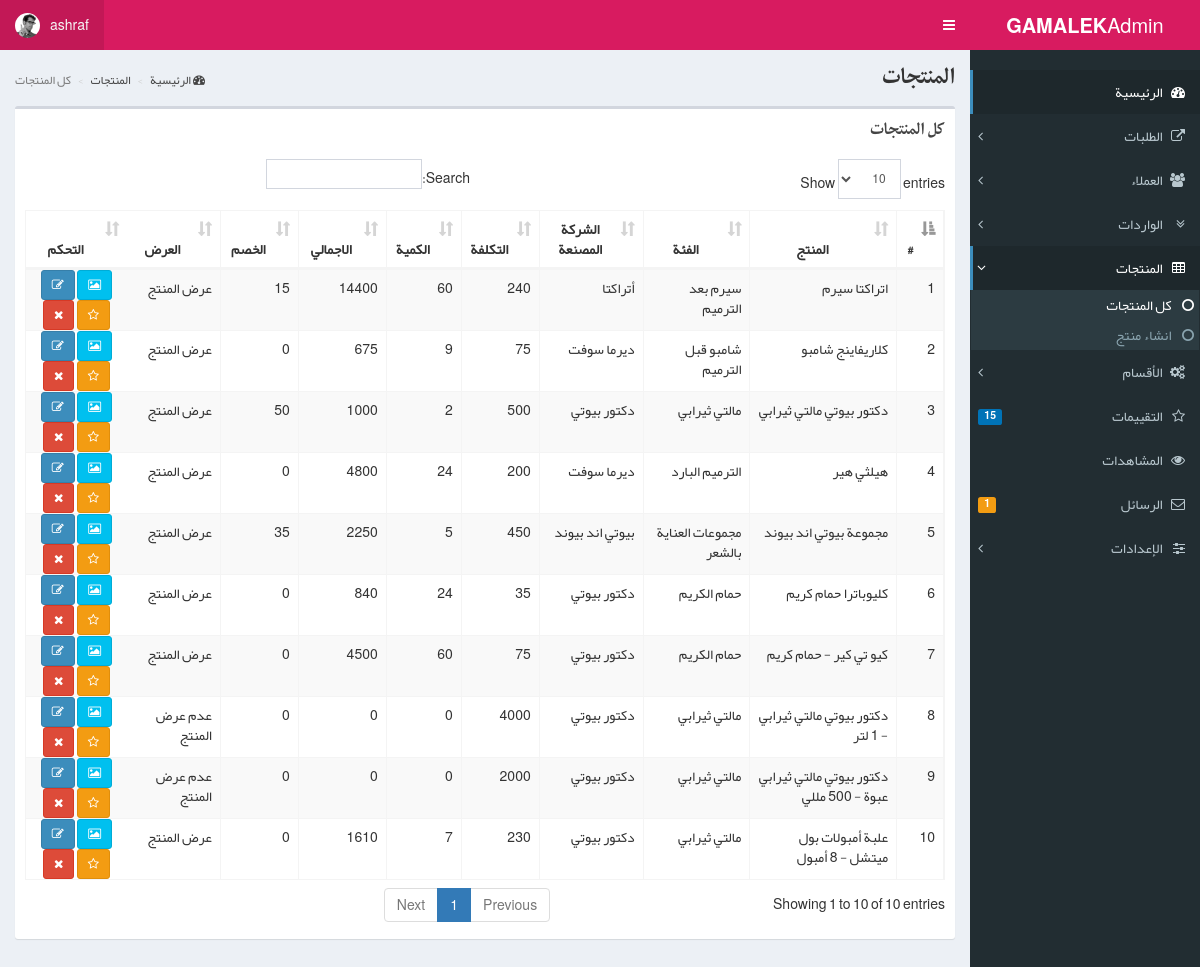
/admin/products.php (signed in), run on the app's committed database.
### tables this page shows
CREATE TABLE `products` (
  `id` int(11) NOT NULL,
  `name` varchar(100) NOT NULL,
  `category_id` int(11) NOT NULL,
  `manufacturer_id` int(11) NOT NULL,
  `cost` int(11) NOT NULL,
  `amount` int(11) NOT NULL,
  `size` int(11) NOT NULL,
  `total_cost` int(11) NOT NULL,
  `discount` int(11) NOT NULL,
  `description` text DEFAULT NULL,
  `online` tinyint(4) NOT NULL DEFAULT 1,
  `views` int(11) NOT NULL DEFAULT 0,
  `created` datetime NOT NULL,
  `created_by` int(11) NOT NULL,
  `updated` datetime NOT NULL,
  `updated_by` int(11) NOT NULL
);

CREATE TABLE `categories` (
  `id` int(11) NOT NULL,
  `name` varchar(250) NOT NULL,
  `parent_id` int(11) NOT NULL DEFAULT 0,
  `created` datetime NOT NULL,
  `created_by` int(11) NOT NULL,
  `updated` datetime NOT NULL,
  `updated_by` int(11) NOT NULL
);

CREATE TABLE `manufacturer` (
  `id` int(11) NOT NULL,
  `name` varchar(100) NOT NULL,
  `image` varchar(150) DEFAULT NULL,
  `created` datetime NOT NULL,
  `created_by` int(11) NOT NULL,
  `updated` datetime NOT NULL,
  `updated_by` int(11) NOT NULL
);

### admin/products.php (the view, shortened to what this page needs)
<?php include_once 'header.php';
if(isset($_GET['category'])){
    $select = $db->prepare("select p.id id,p.name name,p.category_id category_id,p.cost cost,p.amount amount,p.cost*p.amount total,p.discount discount,p.online online,p.created created,c.name category,ca.id main_id,ca.name main_category,m.name manufacturer from products p inner join categories c on p.category_id = c.id inner join categories ca on c.parent_id = ca.id left join manufacturer m on p.manufacturer_id = m.id where p.category_id = ?");
    $select->execute([$_GET['category']]);
}else{
    $select = $db->prepare("select p.id id,p.name name,p.category_id category_id,p.cost cost,p.amount amount,p.cost*p.amount total,p.discount discount,p.online online,p.created created,c.name category,ca.id main_id,ca.name main_category,m.name manufacturer from products p inner join categories c on p.category_id = c.id inner join categories ca on c.parent_id = ca.id left join manufacturer m on p.manufacturer_id = m.id");
    $select->execute();
}
$products = $select->fetchAll(PDO::FETCH_ASSOC);
?>
<section class="content-header">
    <h1>
        المنتجات
    </h1>
    <ol class="breadcrumb">
        <li><a href="/"><i class="fa fa-dashboard"></i> الرئيسية</a></li>
        <li><a> المنتجات</a></li>
        <li class="active">كل المنتجات</li>
    </ol>
</section>
<section class="content">
    <div class="box">
        <div class="box-header" style="direction: rtl !important;">
            <?php if(isset($_GET['category'])){
                $category_name = get_value($db,'name','categories','id',$_GET['category']); ?>
                <h3 class="box-title">منتجات فئة <?php echo $category_name; ?></h3>
                <?php
            }elseif(isset($_GET['company'])){
                $company_name = get_value($db,'name','manufacturer','id',$_GET['company']);
                ?>
                <h3 class="box-title">منتجات شركة <?php echo $company_name; ?></h3>
            <?php }else{ ?>
                <h3 class="box-title">كل المنتجات</h3>
            <?php } ?>
        </div>
        <div class="box-body">
            <table id="example1" class="table table-bordered table-striped">
                <thead>
                <tr>
                    <th>#</th>
                    <th class="text_align_center">المنتج</th>
                    <th class="text_align_center">الفئة</th>
                    <th class="text_align_center">الشركة المصنعة</th>
                    <th class="text_align_center">التكلفة</th>
                    <th class="text_align_center">الكمية</th>
                    <th class="text_align_center">الاجمالي</th>
                    <th class="text_align_center">الخصم</th>
                    <th class="text_align_center">العرض</th>
                    <th class="text_align_center">التحكم</th>
                </tr>
                </thead>
                <tbody>
                <?php foreach ($products as $key=>$product) { ?>
                    <tr>
                        <td><?php echo $key+1; ?></td>
                        <td><?php echo $product['name']; ?></td>
                        <td><?php echo $product['category']; ?></td>
                        <td><?php echo $product['manufacturer']; ?></td>
                        <td><?php echo $product['cost']; ?></td>
                        <td><?php echo $product['amount']; ?></td>
                        <td><?php echo $product['total']; ?></td>
                        <td><?php echo $product['discount']; ?></td>
                        <td><?php if($product['online'] == 1){echo 'عرض المنتج';}elseif($product['online'] == 0){echo 'عدم عرض المنتج';}?></td>
                        <td style="padding: 0" class="text_align_center">
                            <a class="btn btn-info btn-sm" href="product_images.php?id=<?php echo $product['id']; ?>" data-toggle="tooltip" title="الصور"><i class="fa fa-picture-o"></i></a>
                            <a class="btn btn-primary btn-sm" href="product.php?id=<?php echo $product['id']; ?>" data-toggle="tooltip" title="تعديل"><i class="fa fa-edit"></i></a>
                            <a class="btn btn-warning btn-sm" href="product_reviews.php?id=<?php echo $product['id']; ?>" data-toggle="tooltip" title="تقييمات المنتج"><i class="fa fa-star-o"></i></a>
                            <button value="<?php echo $product['id']; ?>" data-toggle="modal" data-target="#delete_modal" class="btn btn-danger btn-sm delete_btn" title="حذف"><i class="fa fa-remove"></i></button>
                        </td>
                    </tr>
                <?php } ?>
                </tbody>
            </table>
        </div>
    </div>
</section>
<?php include "footer.php"; ?>

### admin/header.php (style rules this page uses)
.text_align_center { text-align: center !important; }

### data on the page
products: name "اتراكتا سيرم", category.name "سيرم بعد الترميم", manufacturer.name "أتراكتا", cost "240", amount "60", total "14400", discount "15", online "عرض المنتج", $product['id'] 2 (drawn)
products: name "كلاريفاينج شامبو", category.name "شامبو قبل الترميم", manufacturer.name "ديرما سوفت", cost "75", amount "9", total "675", discount "0", online "عرض المنتج", $product['id'] 3 (drawn)
products: name "دكتور بيوتي مالتي ثيرابي", category.name "مالتي ثيرابي", manufacturer.name "دكتور بيوتي", cost "500", amount "2", total "1000", discount "50", online "عرض المنتج", $product['id'] 4 (drawn)
products: name "هيلثي هير", category.name "الترميم البارد", manufacturer.name "ديرما سوفت", cost "200", amount "24", total "4800", discount "0", online "عرض المنتج", $product['id'] 5 (drawn)
products: name "مجموعة بيوتي اند بيوند", category.name "مجموعات العناية بالشعر", manufacturer.name "بيوتي اند بيوند", cost "450", amount "5", total "2250", discount "35", online "عرض المنتج", $product['id'] 6 (drawn)
products: name "كليوباترا حمام كريم", category.name "حمام الكريم", manufacturer.name "دكتور بيوتي", cost "35", amount "24", total "840", discount "0", online "عرض المنتج", $product['id'] 7 (drawn)
products: name "كيو تي كير - حمام كريم", category.name "حمام الكريم", manufacturer.name "دكتور بيوتي", cost "75", amount "60", total "4500", discount "0", online "عرض المنتج", $product['id'] 8 (drawn)
products: name "دكتور بيوتي مالتي ثيرابي - 1 لتر", category.name "مالتي ثيرابي", manufacturer.name "دكتور بيوتي", cost "4000", amount "0", total "0", discount "0", online "عدم عرض المنتج", $product['id'] 9 (drawn)
products: name "دكتور بيوتي مالتي ثيرابي عبوة - 500 مللي", category.name "مالتي ثيرابي", manufacturer.name "دكتور بيوتي", cost "2000", amount "0", total "0", discount "0", online "عدم عرض المنتج", $product['id'] 10 (drawn)
products: name "علبة أمبولات بول ميتشل - 8 أمبول", category.name "مالتي ثيرابي", manufacturer.name "دكتور بيوتي", cost "230", amount "7", total "1610", discount "0", online "عرض المنتج", $product['id'] 11 (drawn)

### other printed values
$_SESSION['username'] "ashraf"
$count['count'] "15"
$count['count'] "1"
